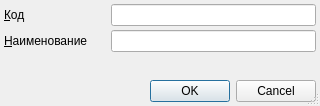
<?xml version="1.0" encoding="UTF-8"?>
<ui version="4.0">
 <class>ItemEditorDialog</class>
 <widget class="QDialog" name="ItemEditorDialog">
  <property name="geometry">
   <rect>
    <x>0</x>
    <y>0</y>
    <width>320</width>
    <height>106</height>
   </rect>
  </property>
  <property name="windowTitle">
   <string>ChangeMe!</string>
  </property>
  <property name="sizeGripEnabled">
   <bool>true</bool>
  </property>
  <layout class="QGridLayout">
   <property name="margin">
    <number>4</number>
   </property>
   <property name="spacing">
    <number>4</number>
   </property>
   <item row="0" column="0">
    <widget class="QLabel" name="lblCode">
     <property name="text">
      <string>&amp;Код</string>
     </property>
     <property name="buddy">
      <cstring>edtCode</cstring>
     </property>
    </widget>
   </item>
   <item row="0" column="1">
    <widget class="QLineEdit" name="edtCode">
     <property name="maxLength">
      <number>8</number>
     </property>
    </widget>
   </item>
   <item row="1" column="0">
    <widget class="QLabel" name="lblName">
     <property name="text">
      <string>&amp;Наименование</string>
     </property>
     <property name="buddy">
      <cstring>edtName</cstring>
     </property>
    </widget>
   </item>
   <item row="1" column="1">
    <widget class="QLineEdit" name="edtName"/>
   </item>
   <item row="2" column="0">
    <spacer>
     <property name="orientation">
      <enum>Qt::Vertical</enum>
     </property>
     <property name="sizeHint" stdset="0">
      <size>
       <width>103</width>
       <height>16</height>
      </size>
     </property>
    </spacer>
   </item>
   <item row="3" column="0" colspan="2">
    <widget class="QDialogButtonBox" name="buttonBox">
     <property name="orientation">
      <enum>Qt::Horizontal</enum>
     </property>
     <property name="standardButtons">
      <set>QDialogButtonBox::Cancel|QDialogButtonBox::Ok</set>
     </property>
    </widget>
   </item>
  </layout>
 </widget>
 <tabstops>
  <tabstop>edtCode</tabstop>
  <tabstop>edtName</tabstop>
  <tabstop>buttonBox</tabstop>
 </tabstops>
 <resources/>
 <connections>
  <connection>
   <sender>buttonBox</sender>
   <signal>accepted()</signal>
   <receiver>ItemEditorDialog</receiver>
   <slot>accept()</slot>
   <hints>
    <hint type="sourcelabel">
     <x>158</x>
     <y>148</y>
    </hint>
    <hint type="destinationlabel">
     <x>117</x>
     <y>106</y>
    </hint>
   </hints>
  </connection>
  <connection>
   <sender>buttonBox</sender>
   <signal>rejected()</signal>
   <receiver>ItemEditorDialog</receiver>
   <slot>reject()</slot>
   <hints>
    <hint type="sourcelabel">
     <x>238</x>
     <y>148</y>
    </hint>
    <hint type="destinationlabel">
     <x>247</x>
     <y>107</y>
    </hint>
   </hints>
  </connection>
 </connections>
</ui>
